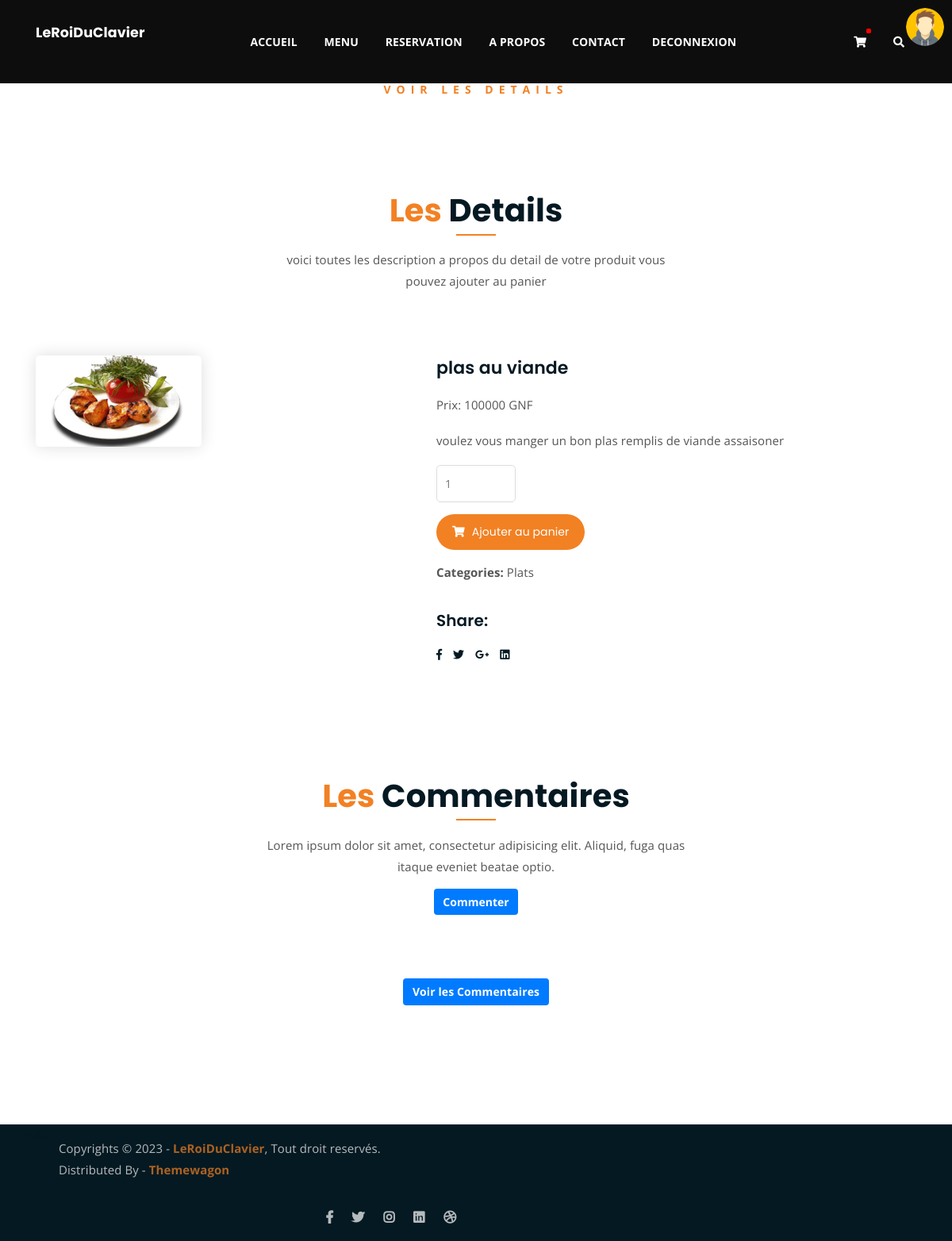
Screenshot of /detail_produit/3/ (signed in) with the database file from the repository.
### gestion_compte/models.py (models this page shows)
class utilisateurs(AbstractUser):
    phone = models.CharField(max_length=13,unique=True,null=True,blank=True)
    profile=models.ImageField(upload_to='profile/',null=True,blank=True)
    token = models.CharField(max_length=120, default='')

### gestion_produit/models.py (models this page shows, shortened)
class Produits(models.Model):
    nom = models.CharField(max_length=50)
    description = models.TextField()
    prix = models.PositiveIntegerField()
    image = models.ImageField(upload_to='%Y/%m/%d',blank=True,null=True)
    date = models.DateField(auto_now=True)
    categorie = models.ForeignKey(Categorie, on_delete=models.CASCADE)
    class Meta:
        verbose_name=("Produits")
        verbose_name_plural=("Produits")

class Categorie(models.Model):
    nom_categorie = models.CharField(max_length=50)
    class Meta:
        verbose_name=("Categorie")
        verbose_name_plural=("Categories")
    def __str__(self):
        return self.nom_categorie

### gestion_produit/views.py (the view)
def detail_produit(request,my_id):
    var = get_object_or_404(Produits,pk=my_id)
    contexte = {'var':var}
    return render(request,'gestion_produit/single-product.html',contexte)

### gestion_produit/context_proccessor.py (called while the page is built)
def list_menu(request):
    donnees = Produits.objects.all()
    cat = Categorie.objects.all()
    context = {'donnees':donnees,"cat":cat}
    return context

### gestion_produit/templates/gestion_produit/single-product.html
{% load static %}
{% block header %}
	{% include "header.html" %}
{% endblock %}
<div class="breadcrumb-section breadcrumb-bg" style="height: 5px;" >
	<div class="container">
		<div class="row">
			<div class="col-lg-8 offset-lg-2 text-center">
				<div class="breadcrumb-text">
					<p>Voir les details</p>
					<h1>{{var.nom}}</h1>
				</div>
			</div>
		</div>
	</div>
</div>
<div class="single-product mt-150 mb-150">
	<div class="container">
		<div class="row">
			<div class="col-lg-8 offset-lg-2 text-center">
				<div class="section-title">
					<h3><span class="orange-text">Les</span> Details</h3>
					<p>voici toutes les description a propos du detail de votre produit vous pouvez ajouter au panier </p>
				</div>
			</div>
		</div>
		<div class="row">
			<div class="col-md-5">
				<div class="single-product-img">
					<a href="{% url 'detail_produit' var.id %}"><img src="{{ var.image.url }}" alt="{{var.nom}}" ></a>
				</div>
			</div>
			<div class="col-md-7">
				<div class="single-product-content">
					<h3> {{var.nom}} </h3>
					<p class="singlsingle-product-pricing">Prix: {{var.prix}} GNF</p>
					<p>{{var.description}} </p>
					<div class="single-product-form">
						<form action="index.html">
							<input type="number" placeholder="1">
						</form>
						<a href="{% url 'add_to_card' var.id %}" class="cart-btn"><i class="fas fa-shopping-cart"></i> Ajouter au panier</a>
						<p><strong>Categories: </strong>{{ var.categorie }}</p>
					</div>
					<h4>Share:</h4>
					<ul class="product-share">
						<li><a href=""><i class="fab fa-facebook-f"></i></a></li>
						<li><a href=""><i class="fab fa-twitter"></i></a></li>
						<li><a href=""><i class="fab fa-google-plus-g"></i></a></li>
						<li><a href=""><i class="fab fa-linkedin"></i></a></li>
					</ul>
				</div>
			</div>
		</div>
	</div>
</div>
{% block footer %}
	{% include "footer.html" %}
{% endblock %}

### templates/header.html (shortened to what this page needs)
{% load static %}
{% block header %}
<!DOCTYPE html>
<html lang="en">
	<head>
		<link rel="stylesheet" href="{% static 'gestion_produit/assets/css/all.min.css' %} ">
		<link rel="stylesheet" href=" {% static 'gestion_produit/assets/bootstrap/css/bootstrap.min.css' %} ">
		<link rel="stylesheet" href=" {% static 'gestion_produit/assets/css/owl.carousel.css' %} ">
		<link rel="stylesheet" href=" {% static 'gestion_produit/assets/css/magnific-popup.css' %} ">
		<link rel="stylesheet" href="{% static 'gestion_produit/assets/css/animate.css' %}">
		<link rel="stylesheet" href="{% static 'gestion_produit/assets/css/meanmenu.min.css' %}">
		<link rel="stylesheet" href="{% static 'gestion_produit/assets/css/main.css' %}">
		<link rel="stylesheet" href="{% static 'gestion_produit/assets/css/responsive.css' %}">
	</head>
<body>
	<div class="top-header-area" id="sticker" style="background-color: rgb(14, 13, 13);">
		{% if user.is_authenticated %}
			{% if user.profile %}
			<img src="{{ user.profile.url }}" alt="" style="width: 4%;float: right;border-radius: 50%;margin: 10px;position: absolute;right: 0;top: 0;">
			{% else %}
		<img src="media/img/avatar.jpg" alt="" style="width: 4%;float: right;border-radius: 50%;margin: 10px;position: absolute;right: 0;top: 0;">
			{% endif %}
		{% endif %}
		<div class="container">
			<div class="row">
				<div class="col-lg-12 col-sm-12 text-center">
					<div class="main-menu-wrap">
						<div class="site-logo">
							{% if user.is_authenticated %}
							<a href="{% url 'list_menu'%}">
								<h5 style="color: white;">{{ user.username }}</h5>
							</a>
							{% endif %}
						</div>
						<nav class="main-menu">
							<ul>
								<li class="active "><a href="{% url 'list_menu' %}" >ACCUEIL</a>
								</li>
								<li class=""><a href="{% url 'all_products' %}">MENU</a>
								</li>
								<li class=""><a href="{% url 'reservation' %}">RESERVATION</a></li>
								<li class=""><a href="{% url 'apropos' %}">A PROPOS</a></li>
								<li class=""><a href="{% url 'contact' %}">CONTACT</a></li>
								{% if not user.is_authenticated %}
								<li class=" "><a href="#">CONNEXION</a>
									<ul class="sub-menu">
										<li><a href="{% url 'login' %}">Se connecter</a>
											<li><a href="{% url 'singup' %}">S'inscrire</a></li>
									</ul>
								</li>
								{% else %}
								<li class=" "><a href="{% url 'logout' %}">DECONNEXION</a></li>
								{% endif %}
								<li>
									<div class="header-icons">
										{% if user.is_authenticated %}
										<a class="shopping-cart" href="{% url 'cart' %}"><i class="fas fa-shopping-cart"  style="position: relative;"> {% if user.is_authenticated %}<span style="position: absolute;background-color: red;border-radius: 30%;padding: 3px;font-size: 13px;top: -10px;font-weight: bold;">{{ nb }}</span>{% endif %}</i></a>
										{% endif %}
										<a class="mobile-hide search-bar-icon" href="#"><i class="fas fa-search"></i></a>
									</div>
								</li>
							</ul>
						</nav>
					</div>
				</div>
			</div>
		</div>
	</div>
	{% endblock %}

### gestion_produit/static/gestion_produit/assets/css/main.css (style rules this page uses)
html { font-size: 14px; font-weight: 400; line-height: 28px; height: 100%; }
body { font-family: "Open Sans", sans-serif; font-weight: 400; font-size: 1rem; letter-spacing: 0.1px; line-height: 1.8; color: #051922; overflow-x: hidden; }
body img { max-width: 100%; }
a { cursor: pointer; text-decoration: none; -webkit-transition: all 0.2s ease-in-out; -o-transition: all 0.2s ease-in-out; transition: all 0.2s ease-in-out; }
h1, .h1, h2, .h2, h3, .h3, h4, .h4, h5, .h5, h6, .h6 { font-family: "Poppins", sans-serif; font-weight: 700; margin: 0 0 1.25rem 0; color: #051922; }
h1:last-child, .h1:last-child, h2:last-child, .h2:last-child, h3:last-child, .h3:last-child, h4:last-child, .h4:last-child, h5:last-child, .h5:last-child, h6:last-child, .h6:last-child { margin: 0; }
h1, .h1 { font-size: 4rem; font-weight: 700; line-height: 4rem; }
h3, .h3 { font-size: 2rem; font-weight: 700; line-height: 2.25rem; }
h4, .h4 { font-size: 1.5rem; font-weight: 700; line-height: 1.75rem; }
h5, .h5 { font-size: 1.25rem; font-weight: 700; line-height: 1.5rem; }
p { font-family: "Open Sans", sans-serif; font-weight: 400; font-size: 1rem; letter-spacing: 0.1px; line-height: 1.8; color: #051922; margin: 0 0 1.25rem 0; }
p:last-child { margin: 0; }
.mt-150 { margin-top: 150px; }
.mb-150 { margin-bottom: 150px; }
.orange-text { color: #F28123; }
a.boxed-btn, a.bordered-btn, a.cart-btn { border-radius: 50px; }
.section-title h3 { font-size: 40px; position: relative; padding-bottom: 15px; }
.section-title h3:after { position: absolute; content: ''; left: 0px; right: 0px; bottom: 0px; width: 50px; height: 2px; background-color: #F28123; margin: 0 auto; }
.section-title p { font-size: 15px; width: 530px; margin: 0 auto; color: #555; margin-top: 10px; line-height: 1.8; }
.section-title { margin-bottom: 80px; }
.breadcrumb-bg { background-image: url(../img/breadcrumb-bg.jpg); }
.breadcrumb-text p { color: #F28123; font-weight: 700; text-transform: uppercase; letter-spacing: 7px; }
.breadcrumb-text h1 { font-size: 50px; font-weight: 900; color: #fff; margin: 0; margin-top: 20px; }
.breadcrumb-section { padding: 0 0; background-size: cover; background-position: center center; position: relative; z-index: 1; background-attachment: fixed; padding-top: 100px; }
.breadcrumb-section:after { position: absolute; left: 0; top: 0; width: 100%; height: 100%; content: ""; background-color: #07212e; z-index: -1; opacity: 0.8; }
.top-header-area { position: absolute; z-index: 999; width: 100%; padding: 25px 0; }
nav.main-menu ul { margin: 0; padding: 0; list-style: none; }
nav.main-menu ul li { display: inline-block; }
nav.main-menu ul li a { color: #fff; font-weight: 700; display: block; padding: 15px; }
nav.main-menu ul > li { position: relative; }
nav.main-menu ul li:last-child a { display: inline-block; }
nav.main-menu > ul li:last-child { float: right; }
.site-logo { float: left; max-width: 150px; }
.main-menu-wrap { position: relative; }
.header-icons a { color: #fff; display: inline-block; padding: 10px; }
.site-logo { padding: 6px 0; }
nav.main-menu li a { -webkit-transition: 0.3s; -o-transition: 0.3s; transition: 0.3s; }
.top-header-area .header-icons a { -webkit-transition: 0.3s; -o-transition: 0.3s; transition: 0.3s; }
.top-header-area { -webkit-transition: 0.3s; -o-transition: 0.3s; transition: 0.3s; }
a.cart-btn { -webkit-transition: 0.3s; -o-transition: 0.3s; transition: 0.3s; }
ul.product-share li a { -webkit-transition: 0.3s; -o-transition: 0.3s; transition: 0.3s; }
html, body { height: 100%; }
a.cart-btn { font-family: 'Poppins', sans-serif; display: inline-block; background-color: #F28123; color: #fff; padding: 10px 20px; }
a.cart-btn i { margin-right: 5px; }
.single-product-img img { border-radius: 5px; -webkit-box-shadow: 0 0 20px #ddd; box-shadow: 0 0 20px #ddd; }
.single-product-content h3 { font-size: 22px; font-weight: 600; }
.single-product-content p { font-size: 15px; color: #555; line-height: 1.8; }
input[type="number"] { border: 1px solid #ddd; border-radius: 5px; padding: 10px; width: 100px; margin-bottom: 15px; }
.single-product-form a.cart-btn { margin-bottom: 15px; }
.single-product-content h4 { font-size: 20px; font-weight: 600; margin-top: 35px; }
ul.product-share { margin: 0; padding: 0; list-style: none; }
ul.product-share li { display: inline-block; }
ul.product-share li a { display: block; color: #051922; margin-right: 10px; }
.single-product-content { margin-left: 30px; }

### rows the page displays
utilisateurs: username "LeRoiDuClavier"
Produits: image (picture), nom "plas au viande", prix "100000", description "voulez vous manger un bon plas remplis de viande assaisoner", categorie "Plats"
